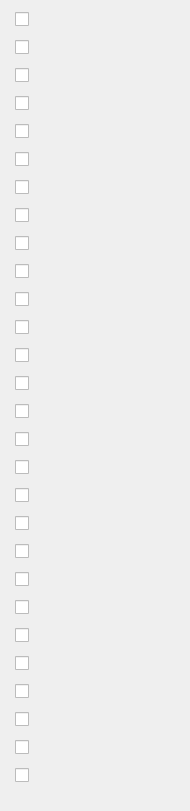
                  <widget class="QWidget" name="scrollAreaWidgetContents">
                   <property name="geometry">
                    <rect>
                     <x>0</x>
                     <y>0</y>
                     <width>190</width>
                     <height>811</height>
                    </rect>
                   </property>
                   <layout class="QVBoxLayout" name="verticalLayout_70">
                    <property name="spacing">
                     <number>0</number>
                    </property>
                    <property name="leftMargin">
                     <number>0</number>
                    </property>
                    <property name="topMargin">
                     <number>0</number>
                    </property>
                    <property name="rightMargin">
                     <number>0</number>
                    </property>
                    <property name="bottomMargin">
                     <number>0</number>
                    </property>
                    <item>
                     <widget class="QWidget" name="widget_6" native="true">
                      <property name="sizePolicy">
                       <sizepolicy hsizetype="Preferred" vsizetype="Preferred">
                        <horstretch>1</horstretch>
                        <verstretch>1</verstretch>
                       </sizepolicy>
                      </property>
                      <property name="styleSheet">
                       <string notr="true">.QWidget {
    border: none;
    border-radius: 0px
}</string>
                      </property>
                      <layout class="QHBoxLayout" name="horizontalLayout_33">
                       <property name="spacing">
                        <number>20</number>
                       </property>
                       <property name="leftMargin">
                        <number>6</number>
                       </property>
                       <property name="topMargin">
                        <number>6</number>
                       </property>
                       <property name="rightMargin">
                        <number>0</number>
                       </property>
                       <property name="bottomMargin">
                        <number>0</number>
                       </property>
                       <item>
                        <widget class="QWidget" name="widget_9" native="true">
                         <property name="sizePolicy">
                          <sizepolicy hsizetype="Fixed" vsizetype="Preferred">
                           <horstretch>1</horstretch>
                           <verstretch>1</verstretch>
                          </sizepolicy>
                         </property>
                         <property name="minimumSize">
                          <size>
                           <width>30</width>
                           <height>0</height>
                          </size>
                         </property>
                         <layout class="QVBoxLayout" name="verticalLayout_67">
                          <property name="spacing">
                           <number>13</number>
                          </property>
                          <property name="topMargin">
                           <number>6</number>
                          </property>
                          <property name="rightMargin">
                           <number>3</number>
                          </property>
                          <property name="bottomMargin">
                           <number>0</number>
                          </property>
                          <item>
                           <widget class="QCheckBox" name="checkBox">
                            <property name="text">
                             <string/>
                            </property>
                           </widget>
                          </item>
                          <item>
                           <widget class="QCheckBox" name="checkBox_4">
                            <property name="text">
                             <string/>
                            </property>
                           </widget>
                          </item>
                          <item>
                           <widget class="QCheckBox" name="checkBox_2">
                            <property name="text">
                             <string/>
                            </property>
                           </widget>
                          </item>
                          <item>
                           <widget class="QCheckBox" name="checkBox_41">
                            <property name="text">
                             <string/>
                            </property>
                           </widget>
                          </item>
                          <item>
                           <widget class="QCheckBox" name="checkBox_3">
                            <property name="text">
                             <string/>
                            </property>
                           </widget>
                          </item>
                          <item>
                           <widget class="QCheckBox" name="checkBox_34">
                            <property name="text">
                             <string/>
                            </property>
                           </widget>
                          </item>
                          <item>
                           <widget class="QCheckBox" name="checkBox_6">
                            <property name="text">
                             <string/>
                            </property>
                           </widget>
                          </item>
                          <item>
                           <widget class="QCheckBox" name="checkBox_31">
                            <property name="text">
                             <string/>
                            </property>
                           </widget>
                          </item>
                          <item>
                           <widget class="QCheckBox" name="checkBox_5">
                            <property name="text">
                             <string/>
                            </property>
                           </widget>
                          </item>
                          <item>
                           <widget class="QCheckBox" name="checkBox_39">
                            <property name="text">
                             <string/>
                            </property>
                           </widget>
                          </item>
                          <item>
                           <widget class="QCheckBox" name="checkBox_9">
                            <property name="text">
                             <string/>
                            </property>
                           </widget>
                          </item>
                          <item>
                           <widget class="QCheckBox" name="checkBox_38">
                            <property name="text">
                             <string/>
                            </property>
                           </widget>
                          </item>
                          <item>
                           <widget class="QCheckBox" name="checkBox_7">
                            <property name="text">
                             <string/>
                            </property>
                           </widget>
                          </item>
                          <item>
                           <widget class="QCheckBox" name="checkBox_37">
                            <property name="text">
                             <string/>
                            </property>
                           </widget>
                          </item>
                          <item>
                           <widget class="QCheckBox" name="checkBox_8">
                            <property name="text">
                             <string/>
                            </property>
                           </widget>
                          </item>
                          <item>
                           <widget class="QCheckBox" name="checkBox_33">
                            <property name="text">
                             <string/>
                            </property>
                           </widget>
                          </item>
                          <item>
                           <widget class="QCheckBox" name="checkBox_10">
                            <property name="text">
                             <string/>
                            </property>
                           </widget>
                          </item>
                          <item>
                           <widget class="QCheckBox" name="checkBox_40">
                            <property name="text">
                             <string/>
                            </property>
                           </widget>
                          </item>
                          <item>
                           <widget class="QCheckBox" name="checkBox_11">
                            <property name="text">
                             <string/>
                            </property>
                           </widget>
                          </item>
                          <item>
                           <widget class="QCheckBox" name="checkBox_35">
                            <property name="text">
                             <string/>
                            </property>
                           </widget>
                          </item>
                          <item>
                           <widget class="QCheckBox" name="checkBox_12">
                            <property name="text">
                             <string/>
                            </property>
                           </widget>
                          </item>
                          <item>
                           <widget class="QCheckBox" name="checkBox_30">
                            <property name="text">
                             <string/>
                            </property>
                           </widget>
                          </item>
                          <item>
                           <widget class="QCheckBox" name="checkBox_13">
                            <property name="text">
                             <string/>
                            </property>
                           </widget>
                          </item>
                          <item>
                           <widget class="QCheckBox" name="checkBox_32">
                            <property name="text">
                             <string/>
                            </property>
                           </widget>
                          </item>
                          <item>
                           <widget class="QCheckBox" name="checkBox_14">
                            <property name="text">
                             <string/>
                            </property>
                           </widget>
                          </item>
                          <item>
                           <widget class="QCheckBox" name="checkBox_42">
                            <property name="text">
                             <string/>
                            </property>
                           </widget>
                          </item>
                          <item>
                           <widget class="QCheckBox" name="checkBox_36">
                            <property name="text">
                             <string/>
                            </property>
                           </widget>
                          </item>
                          <item>
                           <widget class="QCheckBox" name="checkBox_29">
                            <property name="text">
                             <string/>
                            </property>
                           </widget>
                          </item>
                          <item>
                           <widget class="QLabel" name="label_5">
                            <property name="sizePolicy">
                             <sizepolicy hsizetype="Preferred" vsizetype="Preferred">
                              <horstretch>0</horstretch>
                              <verstretch>1</verstretch>
                             </sizepolicy>
                            </property>
                            <property name="text">
                             <string/>
                            </property>
                           </widget>
                          </item>
                         </layout>
                        </widget>
                       </item>
                       <item>
                        <widget class="StatusLabel" name="statuslabel">
                         <property name="sizePolicy">
                          <sizepolicy hsizetype="Preferred" vsizetype="Preferred">
                           <horstretch>1</horstretch>
                           <verstretch>1</verstretch>
                          </sizepolicy>
                         </property>
                         <property name="styleSheet">
                          <string notr="true">QLabel {
    font: 17pt &quot;Bebas Kai&quot;;
    color: white;
}</string>
                         </property>
                         <property name="lineWidth">
                          <number>3</number>
                         </property>
                         <property name="midLineWidth">
                          <number>2</number>
                         </property>
                         <property name="text">
                          <string/>
                         </property>
                         <property name="textFormat">
                          <enum>Qt::AutoText</enum>
                         </property>
                         <property name="alignment">
                          <set>Qt::AlignLeading|Qt::AlignLeft|Qt::AlignTop</set>
                         </property>
                         <property name="wordWrap">
                          <bool>true</bool>
                         </property>
                         <property name="rules" stdset="0">
                          <string>[{&quot;name&quot;: &quot;program_tool_list&quot;, &quot;property&quot;: &quot;Text&quot;, &quot;expression&quot;: &quot;\&quot;\\n\&quot;.join(f\&quot;T{ch[1][x][0]}\&quot; for\nx in ch[0])&quot;, &quot;channels&quot;: [{&quot;url&quot;: &quot;gcode_properties:tools&quot;, &quot;trigger&quot;: true}, {&quot;url&quot;: &quot;status:tool_table&quot;, &quot;trigger&quot;: false}]}]</string>
                         </property>
                        </widget>
                       </item>
                      </layout>
                     </widget>
                    </item>
                   </layout>
                  </widget>
